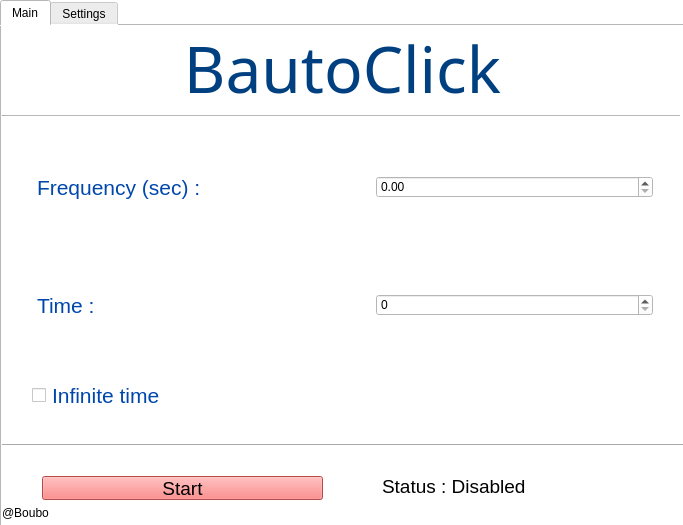
<?xml version="1.0" encoding="UTF-8"?>
<ui version="4.0">
 <class>Form</class>
 <widget class="QWidget" name="Form">
  <property name="geometry">
   <rect>
    <x>0</x>
    <y>0</y>
    <width>683</width>
    <height>525</height>
   </rect>
  </property>
  <property name="windowTitle">
   <string>Form</string>
  </property>
  <property name="styleSheet">
   <string notr="true">background-color: #FFFFFF</string>
  </property>
  <widget class="QTabWidget" name="tabWidget">
   <property name="geometry">
    <rect>
     <x>0</x>
     <y>0</y>
     <width>721</width>
     <height>531</height>
    </rect>
   </property>
   <property name="tabPosition">
    <enum>QTabWidget::North</enum>
   </property>
   <property name="tabShape">
    <enum>QTabWidget::Rounded</enum>
   </property>
   <property name="currentIndex">
    <number>0</number>
   </property>
   <widget class="QWidget" name="main">
    <attribute name="title">
     <string>Main</string>
    </attribute>
    <widget class="QWidget" name="verticalLayoutWidget">
     <property name="geometry">
      <rect>
       <x>0</x>
       <y>0</y>
       <width>681</width>
       <height>92</height>
      </rect>
     </property>
     <layout class="QVBoxLayout" name="verticalLayout">
      <item>
       <widget class="QLabel" name="title">
        <property name="font">
         <font>
          <family>Microsoft Tai Le</family>
          <pointsize>48</pointsize>
         </font>
        </property>
        <property name="styleSheet">
         <string notr="true">color: #004080</string>
        </property>
        <property name="text">
         <string>BautoClick</string>
        </property>
        <property name="alignment">
         <set>Qt::AlignCenter</set>
        </property>
       </widget>
      </item>
      <item>
       <widget class="Line" name="line">
        <property name="lineWidth">
         <number>3</number>
        </property>
        <property name="midLineWidth">
         <number>5</number>
        </property>
        <property name="orientation">
         <enum>Qt::Horizontal</enum>
        </property>
       </widget>
      </item>
     </layout>
    </widget>
    <widget class="QLabel" name="label">
     <property name="geometry">
      <rect>
       <x>0</x>
       <y>480</y>
       <width>47</width>
       <height>13</height>
      </rect>
     </property>
     <property name="text">
      <string>@Boubou</string>
     </property>
    </widget>
    <widget class="QLabel" name="status">
     <property name="geometry">
      <rect>
       <x>380</x>
       <y>450</y>
       <width>291</width>
       <height>21</height>
      </rect>
     </property>
     <property name="font">
      <font>
       <pointsize>14</pointsize>
      </font>
     </property>
     <property name="text">
      <string>Status : Disabled</string>
     </property>
    </widget>
    <widget class="QWidget" name="gridLayoutWidget">
     <property name="geometry">
      <rect>
       <x>0</x>
       <y>90</y>
       <width>681</width>
       <height>361</height>
      </rect>
     </property>
     <layout class="QGridLayout" name="gridLayout">
      <item row="2" column="0">
       <widget class="QCheckBox" name="cb_inf_freq">
        <property name="font">
         <font>
          <pointsize>16</pointsize>
         </font>
        </property>
        <property name="styleSheet">
         <string notr="true">color: #0047AB;margin-left:30</string>
        </property>
        <property name="text">
         <string>Infinite time</string>
        </property>
       </widget>
      </item>
      <item row="1" column="1">
       <widget class="QSpinBox" name="nm_time">
        <property name="styleSheet">
         <string notr="true">margin:30</string>
        </property>
        <property name="maximum">
         <number>10000</number>
        </property>
       </widget>
      </item>
      <item row="3" column="0" colspan="2">
       <widget class="Line" name="line_2">
        <property name="orientation">
         <enum>Qt::Horizontal</enum>
        </property>
       </widget>
      </item>
      <item row="0" column="1">
       <widget class="QDoubleSpinBox" name="nm_fq">
        <property name="styleSheet">
         <string notr="true">margin:30</string>
        </property>
        <property name="maximum">
         <double>10000.000000000000000</double>
        </property>
       </widget>
      </item>
      <item row="1" column="0">
       <widget class="QLabel" name="lb_time">
        <property name="font">
         <font>
          <pointsize>16</pointsize>
         </font>
        </property>
        <property name="styleSheet">
         <string notr="true">color: #0047AB;margin-left:30</string>
        </property>
        <property name="text">
         <string>Time :</string>
        </property>
       </widget>
      </item>
      <item row="0" column="0">
       <widget class="QLabel" name="lb_nm_click">
        <property name="font">
         <font>
          <pointsize>16</pointsize>
         </font>
        </property>
        <property name="styleSheet">
         <string notr="true">color: #0047AB;margin-left:30</string>
        </property>
        <property name="text">
         <string>Frequency (sec) : </string>
        </property>
       </widget>
      </item>
     </layout>
     <zorder>line_2</zorder>
     <zorder>cb_inf_freq</zorder>
     <zorder>lb_nm_click</zorder>
     <zorder>lb_time</zorder>
     <zorder>nm_time</zorder>
     <zorder>nm_fq</zorder>
    </widget>
    <widget class="QPushButton" name="but_start">
     <property name="geometry">
      <rect>
       <x>0</x>
       <y>450</y>
       <width>361</width>
       <height>24</height>
      </rect>
     </property>
     <property name="font">
      <font>
       <pointsize>14</pointsize>
      </font>
     </property>
     <property name="styleSheet">
      <string notr="true">background-color:#FF6666;margin-left:40;margin-right:40</string>
     </property>
     <property name="text">
      <string>Start</string>
     </property>
    </widget>
   </widget>
   <widget class="QWidget" name="settings">
    <attribute name="title">
     <string>Settings</string>
    </attribute>
    <widget class="QWidget" name="verticalLayoutWidget_2">
     <property name="geometry">
      <rect>
       <x>0</x>
       <y>0</y>
       <width>681</width>
       <height>83</height>
      </rect>
     </property>
     <layout class="QVBoxLayout" name="verticalLayout_2">
      <item>
       <widget class="QLabel" name="label_2">
        <property name="font">
         <font>
          <family>Microsoft Tai Le</family>
          <pointsize>48</pointsize>
         </font>
        </property>
        <property name="layoutDirection">
         <enum>Qt::LeftToRight</enum>
        </property>
        <property name="styleSheet">
         <string notr="true"/>
        </property>
        <property name="text">
         <string>Settings</string>
        </property>
        <property name="alignment">
         <set>Qt::AlignCenter</set>
        </property>
       </widget>
      </item>
     </layout>
    </widget>
    <widget class="Line" name="line_3">
     <property name="geometry">
      <rect>
       <x>0</x>
       <y>80</y>
       <width>681</width>
       <height>16</height>
      </rect>
     </property>
     <property name="midLineWidth">
      <number>2</number>
     </property>
     <property name="orientation">
      <enum>Qt::Horizontal</enum>
     </property>
    </widget>
    <widget class="QWidget" name="gridLayoutWidget_2">
     <property name="geometry">
      <rect>
       <x>130</x>
       <y>90</y>
       <width>371</width>
       <height>381</height>
      </rect>
     </property>
     <layout class="QGridLayout" name="gridLayout_2">
      <item row="0" column="1">
       <widget class="QKeySequenceEdit" name="key_seq">
        <property name="contextMenuPolicy">
         <enum>Qt::DefaultContextMenu</enum>
        </property>
        <property name="styleSheet">
         <string notr="true">margin-left:30;margin-right:30</string>
        </property>
        <property name="keySequence">
         <string notr="true"/>
        </property>
       </widget>
      </item>
      <item row="0" column="0">
       <widget class="QLabel" name="lb_sc">
        <property name="font">
         <font>
          <pointsize>16</pointsize>
         </font>
        </property>
        <property name="styleSheet">
         <string notr="true">margin-left:30</string>
        </property>
        <property name="text">
         <string>ShortCut :</string>
        </property>
       </widget>
      </item>
      <item row="0" column="2">
       <widget class="QPushButton" name="save_sc">
        <property name="styleSheet">
         <string notr="true">background-color:#FF6666</string>
        </property>
        <property name="text">
         <string>Save</string>
        </property>
       </widget>
      </item>
     </layout>
    </widget>
   </widget>
  </widget>
 </widget>
 <resources/>
 <connections/>
</ui>
